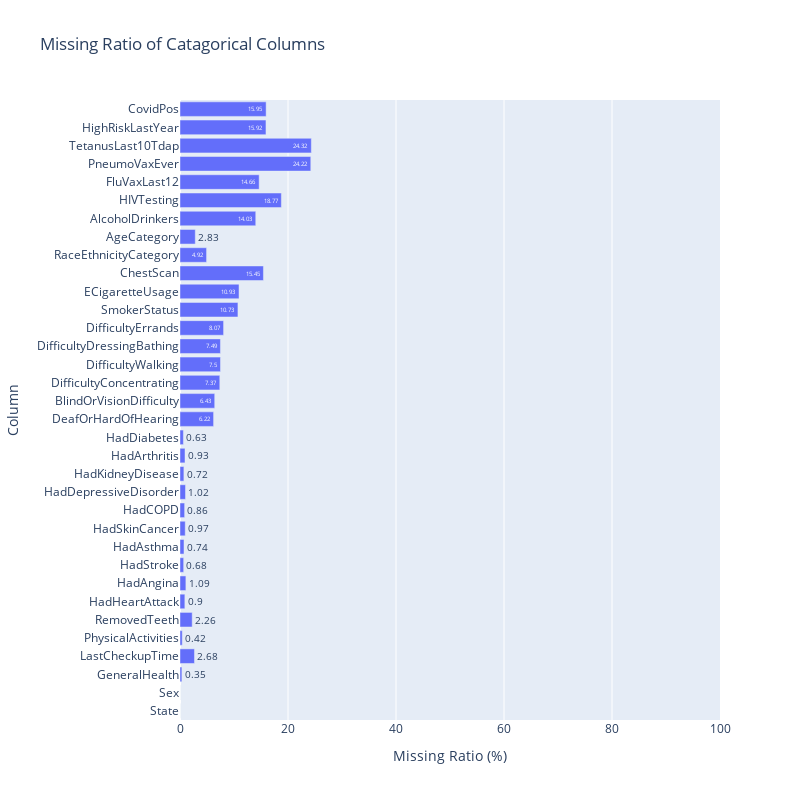

Write notebook code for a chart like this one.
### Markdown cell above
*Visualize missing ratio of catagorical columns*

### Code cell
cat_missing_ratio_df = pd.DataFrame({'Column': cat_missing_ratio.index, 'Missing Ratio (%)': cat_missing_ratio.values})
fig = px.bar(cat_missing_ratio_df, x = cat_missing_ratio_df['Missing Ratio (%)'], y = 'Column', 
             title = 'Missing Ratio of Catagorical Columns', range_x= (0, 100),
             text = 'Missing Ratio (%)')
fig.update_layout(height=800, width=800)
fig.show()

### Figure 1 — Plotly figure (JSON) as saved in the notebook; plotly's stock layout.template omitted (floating-point values rounded to 4 significant figures)
{"data": [{"alignmentgroup": "True", "hovertemplate": "Missing Ratio (%)=%{text}<br>Column=%{y}<extra></extra>", "legendgroup": "", "marker": {"color": "#636efa", "pattern": {"shape": ""}}, "name": "", "offsetgroup": "", "orientation": "h", "showlegend": false, "text": [0, 0, 0.35, 2.68, 0.42, 2.26, 0.9, 1.09, 0.68, 0.74, 0.97, 0.86, 1.02, 0.72, 0.93, 0.63, 6.22, 6.43, 7.37, 7.5, 7.49, 8.07, 10.73, 10.93, 15.45, 4.92, 2.83, 14.03, 18.77, 14.66, 24.22, 24.32, 15.92, 15.95], "textposition": "auto", "type": "bar", "x": [0, 0, 0.35, 2.68, 0.42, 2.26, 0.9, 1.09, 0.68, 0.74, 0.97, 0.86, 1.02, 0.72, 0.93, 0.63, 6.22, 6.43, 7.37, 7.5, 7.49, 8.07, 10.73, 10.93, 15.45, 4.92, 2.83, 14.03, 18.77, 14.66, 24.22, 24.32, 15.92, 15.95], "xaxis": "x", "y": ["State", "Sex", "GeneralHealth", "LastCheckupTime", "PhysicalActivities", "RemovedTeeth", "HadHeartAttack", "HadAngina", "HadStroke", "HadAsthma", "HadSkinCancer", "HadCOPD", "HadDepressiveDisorder", "HadKidneyDisease", "HadArthritis", "HadDiabetes", "DeafOrHardOfHearing", "BlindOrVisionDifficulty", "DifficultyConcentrating", "DifficultyWalking", "DifficultyDressingBathing", "DifficultyErrands", "SmokerStatus", "ECigaretteUsage", "ChestScan", "RaceEthnicityCategory", "AgeCategory", "AlcoholDrinkers", "HIVTesting", "FluVaxLast12", "PneumoVaxEver", "TetanusLast10Tdap", "HighRiskLastYear", "CovidPos"], "yaxis": "y"}], "layout": {"barmode": "relative", "height": 800, "legend": {"tracegroupgap": 0}, "title": {"text": "Missing Ratio of Catagorical Columns"}, "width": 800, "xaxis": {"anchor": "y", "domain": [0, 1], "range": [0, 100], "title": {"text": "Missing Ratio (%)"}}, "yaxis": {"anchor": "x", "domain": [0, 1], "title": {"text": "Column"}}}}
